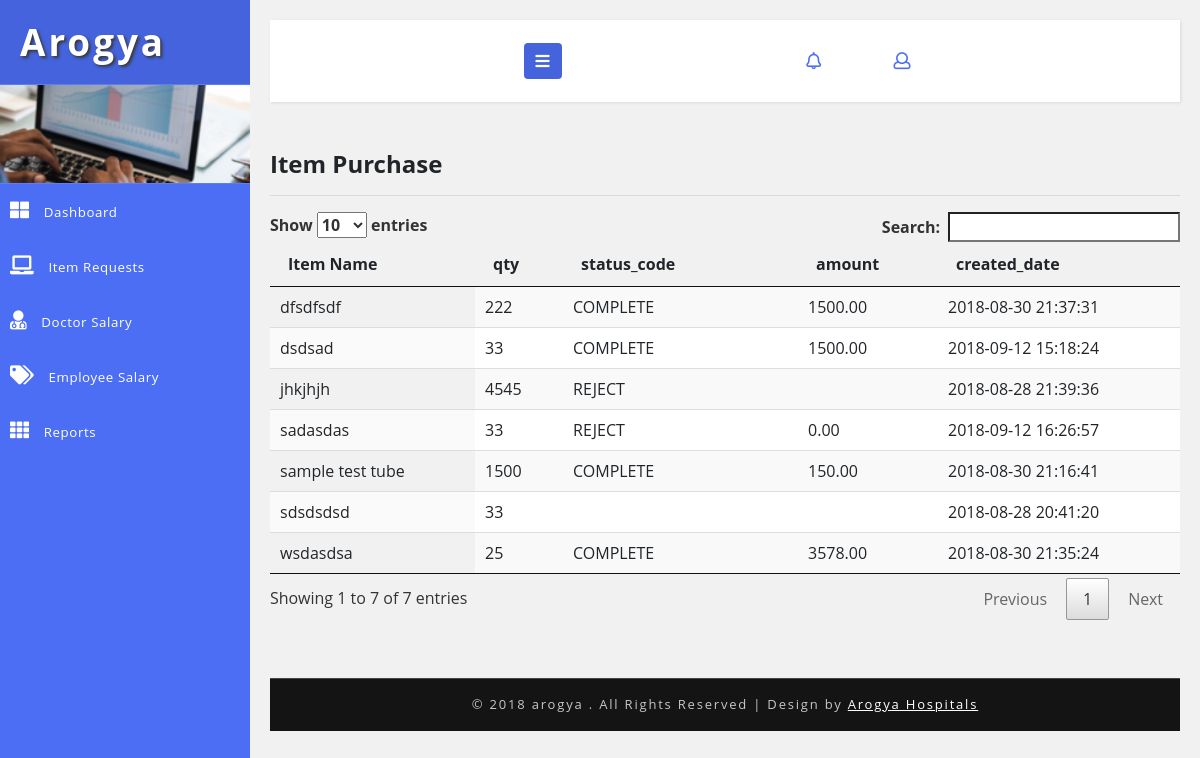
Page /accountant/item_purchase_request.php on the committed database.
### tables this page shows
CREATE TABLE `hms_purchase` (
  `id` int(5) NOT NULL AUTO_INCREMENT,
  `purchasing_item` varchar(50) DEFAULT NULL,
  `qty` int(5) DEFAULT NULL,
  `status_code` varchar(20) DEFAULT 'PENDING',
  `updated_by` int(5) DEFAULT NULL,
  `created_date` timestamp NOT NULL DEFAULT CURRENT_TIMESTAMP,
  `created_user` int(5) DEFAULT NULL,
  `amount` double(10,2) DEFAULT '0.00',
  `comment` varchar(50) DEFAULT NULL,
  PRIMARY KEY (`id`)
);

### DB.php (called while the page is built, shortened)
<?php
function getDBConnection() {
    $servername = "localhost";
    $username = "root";
    $password = "123";
    $db = "hmsdb";
    $conn = mysqli_connect($servername, $username, $password, $db);
    if (!$conn) {
        die("Connection failed: " . mysqli_connect_error());
    } else {
        return $conn;
    }
}
function getData($sql) {
    $conn = getDBConnection();
    $result = mysqli_query($conn, $sql);
    if (mysqli_num_rows($result) > 0) {
        return $result;
    } else {
        return FALSE;
    }
}
?>

### accountant/item_purchase_request.php (the view, shortened to what this page needs)
<?php
include '../DB.php';
?>
<!DOCTYPE html>
<html lang="en">
    <head>
        <link rel="stylesheet" href="https://maxcdn.bootstrapcdn.com/bootstrap/3.3.7/css/bootstrap.min.css">
        <link rel="stylesheet" href="https://maxcdn.bootstrapcdn.com/font-awesome/4.7.0/css/font-awesome.min.css">
        <link href="../css/bootstrap.css" rel="stylesheet" type="text/css" media="all" />
        <link href="../css/style.css" rel="stylesheet" type="text/css" media="all" />
        <link rel="stylesheet" href="../css/style4.css">
        <link href="../css/fontawesome-all.css" rel="stylesheet">
    </head>
    <body>
        <div class="wrapper">
            <nav id="sidebar">
                <div class="sidebar-header">
                    <h1>
                        <a href="#">Arogya</a>
                    </h1>
                </div>
                <div class="profile-bg"></div>
                <?php
                include_once '../_tree_accountant.php';
                ?>
            </nav>
            <div id="content">
                <?php include_once '../_top_bar.php'; ?>
                <div class="blank-page-content">
                    <h4>Item Purchase</h4>
                    <hr>
                    <table id="example" class="display" cellspacing="0" width="100%">
                        <thead>
                            <tr>
                                <th>Item Name</th>
                                <th>qty</th>
                                <th>status_code</th>
                                <th></th>
                                <th>amount</th>
                                <th>created_date</th>
                            </tr>
                        </thead>
                        <tbody>
                            <?php
                            $sql = "select * from hms_purchase";
                            $data = getData($sql);
                            if ($data != null) {
                                foreach ($data as $value) {
                                    ?>
                                    <tr>
                                        <td><?= $value['purchasing_item'] ?></td>
                                        <td><?= $value['qty'] ?></td>
                                        <td><?= $value['status_code'] ?></td>
                                        <td><?php if ($value['status_code'] == 'PENDING') {
                                ?>
                                                <form action="item_purchase_request.php" method="post">
                                                    <input type="text" name="amount" required="" placeholder="amount" />
                                                    <input type="hidden" name="id" value="<?= $value['id'] ?>" />
                                                    <input type="submit" name="btnAccept" class="btn-sm btn-success" />
                                                </form>
                                                <form action="item_purchase_request.php" method="post">
                                                    <input type="hidden" name="id" value="<?= $value['id'] ?>" />
                                                    <input type="text" name="comment" required="" placeholder="Reject Reson" />
                                                    <input type="submit" name="btnReject" class="btn-sm btn-danger" />
                                                </form>
                                                <?php
                                            }
                                            ?></td>
                                        <td><?= $value['amount'] ?></td>
                                        <td><?= $value['created_date'] ?></td>
                                    </tr>
                                    <?php
                                }
                            }
                            ?>
                        </tbody>
                    </table>
                    <link href="css/jquery.dataTables.min.css" rel="stylesheet" type="text/css"/>
                </div>
                <?php include '../_footer.php'; ?>
            </div>
        </div>
        <link href="../css/jquery.dataTables.min.css" rel="stylesheet" type="text/css"/>
    </body>
</html>

### css/style.css (style rules this page uses)
html, body { margin: 0; font-size: 100%; font-family: 'Open Sans', sans-serif; background: #fff; }
.blank-page-content { min-height: 480px; }
body a { text-decoration: none; transition: 0.5s all; -webkit-transition: 0.5s all; -moz-transition: 0.5s all; -o-transition: 0.5s all; -ms-transition: 0.5s all; }
h1, h2, h3, h4, h5, h6 { margin: 0; font-weight: 700; }
.profile-bg { border: 1px solid #5d7cf7; border-left: none; border-right: none; background: url(../images/menu1.jpg)no-repeat 0px 0px; -webkit-background-size: cover; -moz-background-size: cover; -o-background-size: cover; -ms-background-size: cover; background-size: cover; min-height: 100px; }

### css/style4.css (style rules this page uses)
body { font-family: 'Open Sans', sans-serif; background: #f1f1f1; }
a, a:hover, a:focus { color: inherit; text-decoration: none; transition: all 0.3s; }
.wrapper { display: flex; align-items: stretch; }
#sidebar { min-width: 250px; max-width: 250px; background: #4c6ef5; color: #fff; transition: all 0.3s; }
.sidebar-header h1 { font-size: 2.3em; letter-spacing: 3px; color: #fff; text-shadow: 2px 2px 3px #39393a; }
#sidebar .sidebar-header { padding: 20px; background: #4463dc; }
#content { padding: 20px; min-height: 100vh; transition: all 0.3s; overflow: hidden; width: 100%; }

### rows in the picture
hms_purchase: purchasing_item "sdsdsdsd", qty "33", created_date "2018-08-28 20:41:20"
hms_purchase: purchasing_item "jhkjhjh", qty "4545", status_code "REJECT", created_date "2018-08-28 21:39:36"
hms_purchase: purchasing_item "sample test tube", qty "1500", status_code "COMPLETE", amount "150.00", created_date "2018-08-30 21:16:41"
hms_purchase: purchasing_item "wsdasdsa", qty "25", status_code "COMPLETE", amount "3578.00", created_date "2018-08-30 21:35:24"
hms_purchase: purchasing_item "dfsdfsdf", qty "222", status_code "COMPLETE", amount "1500.00", created_date "2018-08-30 21:37:31"
hms_purchase: purchasing_item "dsdsad", qty "33", status_code "COMPLETE", amount "1500.00", created_date "2018-09-12 15:18:24"
hms_purchase: purchasing_item "sadasdas", qty "33", status_code "REJECT", amount "0.00", created_date "2018-09-12 16:26:57"
